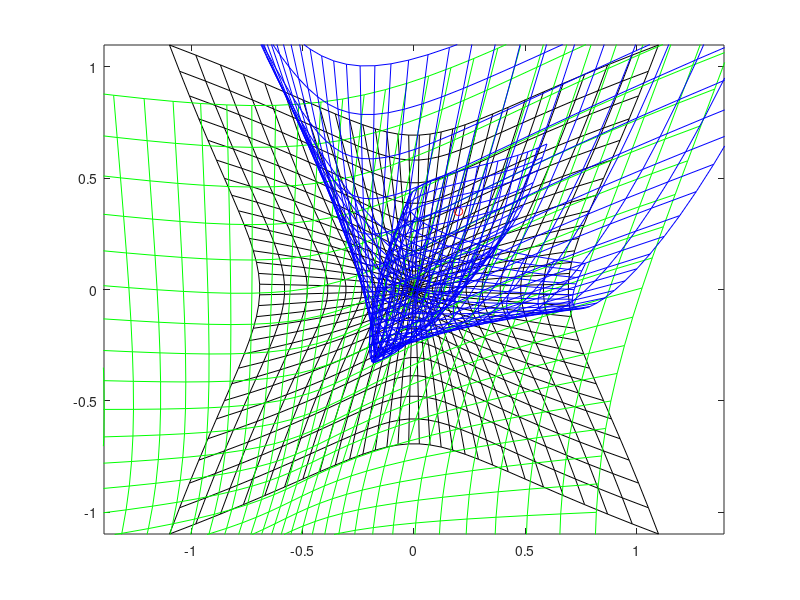

Here is the MATLAB script that generated this plot:
function priklad5
clf;
N=30;
x1=linspace(-1,1,N)'*ones(1,N); x2=x1';
 
[y1,y2]=F(x1,x2); plot(y1,y2,'k'); hold on; plot(y1',y2','k');
axis equal; axis manual; hold on
xx1=.4; xx2=.7;
[yy1,yy2]=F(xx1,xx2); plot(yy1,yy2,'ro');
[y1,y2]=T1(xx1,xx2,x1,x2); plot(y1,y2,'g'); hold on; plot(y1',y2','g');
[y1,y2]=T2(xx1,xx2,x1,x2); plot(y1,y2,'b'); hold on; plot(y1',y2','b');
return

function [y1,y2]=F(x1,x2)
r=log(1+x1.^2+x2.^2);
y1=x1.*r; y2=x2.*r;

function [y1,y2]=T1(xx1,xx2,x1,x2)
[f1,f2]=F(x1,x2);

y1dx=[log(xx1^2 + xx2^2 + 1) + (2*xx1^2)/(xx1^2 + xx2^2 + 1);(2*xx1*xx2)/(xx1^2 + xx2^2 + 1)];
y2dx=[(2*xx1*xx2)/(xx1^2 + xx2^2 + 1),log(xx1^2 + xx2^2 + 1) + (2*xx2^2)/(xx1^2 + xx2^2 + 1)];
 
y1=f1+y1dx(1)*(x1-xx1)+y1dx(2)*(x2-xx2);
y2=f2+y2dx(1)*(x1-xx1)+y2dx(2)*(x2-xx2);

function [y1,y2]=T2(xx1,xx2,x1,x2)

y1 = [(6*xx1)/(xx1^2 + xx2^2 + 1) - (4*xx1^3)/(xx1^2 + xx2^2 + 1)^2,(2*xx2)/(xx1^2 + xx2^2 + 1) - (4*xx1^2*xx2)/(xx1^2 + xx2^2 + 1)^2;
    (2*xx2)/(xx1^2 + xx2^2 + 1) - (4*xx1^2*xx2)/(xx1^2 + xx2^2 + 1)^2,(2*xx1)/(xx1^2 + xx2^2 + 1) - (4*xx1*xx2^2)/(xx1^2 + xx2^2 + 1)^2];

y2 = [(2*xx2)/(xx1^2 + xx2^2 + 1) - (4*xx1^2*xx2)/(xx1^2 + xx2^2 + 1)^2,(2*xx1)/(xx1^2 + xx2^2 + 1) - (4*xx1*xx2^2)/(xx1^2 + xx2^2 + 1)^2;
    (2*xx1)/(xx1^2 + xx2^2 + 1) - (4*xx1*xx2^2)/(xx1^2 + xx2^2 + 1)^2,(6*xx2)/(xx1^2 + xx2^2 + 1) - (4*xx2^3)/(xx1^2 + xx2^2 + 1)^2];

[t1,t2]=T1(xx1,xx2,x1,x2);

y1=t1+0.5*(((xx1-x1).^2)*y1(1,1)+2*y1(1,2)*(x1-xx1).*(x2-xx2)+y1(2,2)*(x2-xx2).^2);
y2=t2+0.5*(((xx1-x1).^2)*y2(1,1)+2*y2(1,2)*(x1-xx1).*(x2-xx2)+y2(2,2)*(x2-xx2).^2);


